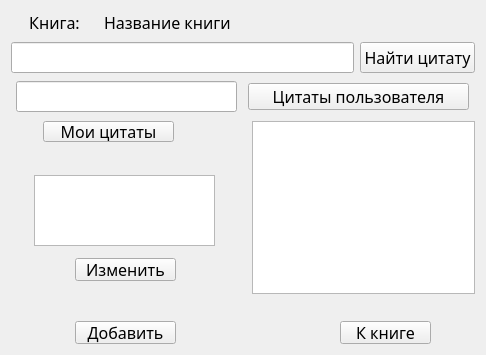
<?xml version="1.0" encoding="UTF-8"?>
<ui version="4.0">
 <class>Quotations</class>
 <widget class="QWidget" name="Quotations">
  <property name="geometry">
   <rect>
    <x>0</x>
    <y>0</y>
    <width>486</width>
    <height>355</height>
   </rect>
  </property>
  <property name="minimumSize">
   <size>
    <width>486</width>
    <height>355</height>
   </size>
  </property>
  <property name="windowTitle">
   <string>Form</string>
  </property>
  <layout class="QGridLayout" name="gridLayout">
   <item row="0" column="0">
    <layout class="QHBoxLayout" name="horizontalLayout_11">
     <item>
      <spacer name="horizontalSpacer_16">
       <property name="orientation">
        <enum>Qt::Horizontal</enum>
       </property>
       <property name="sizeHint" stdset="0">
        <size>
         <width>40</width>
         <height>20</height>
        </size>
       </property>
      </spacer>
     </item>
     <item>
      <layout class="QVBoxLayout" name="verticalLayout_8">
       <item>
        <spacer name="verticalSpacer_10">
         <property name="orientation">
          <enum>Qt::Vertical</enum>
         </property>
         <property name="sizeHint" stdset="0">
          <size>
           <width>20</width>
           <height>40</height>
          </size>
         </property>
        </spacer>
       </item>
       <item>
        <layout class="QVBoxLayout" name="verticalLayout_7">
         <item>
          <layout class="QHBoxLayout" name="horizontalLayout">
           <item>
            <widget class="QLabel" name="label">
             <property name="font">
              <font>
               <family>Segoe Script</family>
               <pointsize>12</pointsize>
              </font>
             </property>
             <property name="text">
              <string>Книга:</string>
             </property>
             <property name="alignment">
              <set>Qt::AlignCenter</set>
             </property>
            </widget>
           </item>
           <item>
            <widget class="QLabel" name="book_name">
             <property name="minimumSize">
              <size>
               <width>371</width>
               <height>20</height>
              </size>
             </property>
             <property name="font">
              <font>
               <family>Segoe Script</family>
               <pointsize>12</pointsize>
              </font>
             </property>
             <property name="text">
              <string>Название книги</string>
             </property>
            </widget>
           </item>
          </layout>
         </item>
         <item>
          <spacer name="verticalSpacer_9">
           <property name="orientation">
            <enum>Qt::Vertical</enum>
           </property>
           <property name="sizeHint" stdset="0">
            <size>
             <width>20</width>
             <height>40</height>
            </size>
           </property>
          </spacer>
         </item>
         <item>
          <layout class="QHBoxLayout" name="horizontalLayout_2">
           <item>
            <widget class="QLineEdit" name="lineQuote">
             <property name="font">
              <font>
               <family>Segoe Script</family>
               <pointsize>12</pointsize>
              </font>
             </property>
            </widget>
           </item>
           <item>
            <widget class="QPushButton" name="findQuote">
             <property name="maximumSize">
              <size>
               <width>154</width>
               <height>33</height>
              </size>
             </property>
             <property name="font">
              <font>
               <family>Segoe Script</family>
               <pointsize>12</pointsize>
              </font>
             </property>
             <property name="text">
              <string>Найти цитату</string>
             </property>
            </widget>
           </item>
          </layout>
         </item>
         <item>
          <spacer name="verticalSpacer_8">
           <property name="orientation">
            <enum>Qt::Vertical</enum>
           </property>
           <property name="sizeHint" stdset="0">
            <size>
             <width>20</width>
             <height>40</height>
            </size>
           </property>
          </spacer>
         </item>
         <item>
          <layout class="QHBoxLayout" name="horizontalLayout_3">
           <item>
            <widget class="QLineEdit" name="lineUser">
             <property name="minimumSize">
              <size>
               <width>221</width>
               <height>31</height>
              </size>
             </property>
             <property name="maximumSize">
              <size>
               <width>221</width>
               <height>31</height>
              </size>
             </property>
             <property name="font">
              <font>
               <pointsize>12</pointsize>
              </font>
             </property>
            </widget>
           </item>
           <item>
            <widget class="QPushButton" name="findUser">
             <property name="minimumSize">
              <size>
               <width>221</width>
               <height>27</height>
              </size>
             </property>
             <property name="maximumSize">
              <size>
               <width>221</width>
               <height>27</height>
              </size>
             </property>
             <property name="font">
              <font>
               <family>Segoe Script</family>
               <pointsize>12</pointsize>
              </font>
             </property>
             <property name="text">
              <string>Цитаты пользователя</string>
             </property>
            </widget>
           </item>
          </layout>
         </item>
         <item>
          <spacer name="verticalSpacer_7">
           <property name="orientation">
            <enum>Qt::Vertical</enum>
           </property>
           <property name="sizeHint" stdset="0">
            <size>
             <width>20</width>
             <height>40</height>
            </size>
           </property>
          </spacer>
         </item>
         <item>
          <layout class="QHBoxLayout" name="horizontalLayout_10">
           <item>
            <layout class="QVBoxLayout" name="verticalLayout_6">
             <item>
              <layout class="QHBoxLayout" name="horizontalLayout_9">
               <item>
                <spacer name="horizontalSpacer_12">
                 <property name="orientation">
                  <enum>Qt::Horizontal</enum>
                 </property>
                 <property name="sizeHint" stdset="0">
                  <size>
                   <width>40</width>
                   <height>20</height>
                  </size>
                 </property>
                </spacer>
               </item>
               <item>
                <widget class="QPushButton" name="My_Quote">
                 <property name="minimumSize">
                  <size>
                   <width>131</width>
                   <height>21</height>
                  </size>
                 </property>
                 <property name="maximumSize">
                  <size>
                   <width>131</width>
                   <height>31</height>
                  </size>
                 </property>
                 <property name="font">
                  <font>
                   <family>Segoe Script</family>
                   <pointsize>12</pointsize>
                  </font>
                 </property>
                 <property name="text">
                  <string>Мои цитаты</string>
                 </property>
                </widget>
               </item>
               <item>
                <spacer name="horizontalSpacer_13">
                 <property name="orientation">
                  <enum>Qt::Horizontal</enum>
                 </property>
                 <property name="sizeHint" stdset="0">
                  <size>
                   <width>40</width>
                   <height>20</height>
                  </size>
                 </property>
                </spacer>
               </item>
               <item>
                <spacer name="horizontalSpacer_14">
                 <property name="orientation">
                  <enum>Qt::Horizontal</enum>
                 </property>
                 <property name="sizeHint" stdset="0">
                  <size>
                   <width>40</width>
                   <height>20</height>
                  </size>
                 </property>
                </spacer>
               </item>
              </layout>
             </item>
             <item>
              <spacer name="verticalSpacer_6">
               <property name="orientation">
                <enum>Qt::Vertical</enum>
               </property>
               <property name="sizeHint" stdset="0">
                <size>
                 <width>20</width>
                 <height>40</height>
                </size>
               </property>
              </spacer>
             </item>
             <item>
              <layout class="QVBoxLayout" name="verticalLayout_2">
               <item>
                <layout class="QHBoxLayout" name="horizontalLayout_5">
                 <item>
                  <spacer name="horizontalSpacer_3">
                   <property name="orientation">
                    <enum>Qt::Horizontal</enum>
                   </property>
                   <property name="sizeHint" stdset="0">
                    <size>
                     <width>40</width>
                     <height>20</height>
                    </size>
                   </property>
                  </spacer>
                 </item>
                 <item>
                  <widget class="QTextBrowser" name="textQuote">
                   <property name="minimumSize">
                    <size>
                     <width>181</width>
                     <height>71</height>
                    </size>
                   </property>
                   <property name="maximumSize">
                    <size>
                     <width>181</width>
                     <height>71</height>
                    </size>
                   </property>
                  </widget>
                 </item>
                 <item>
                  <spacer name="horizontalSpacer_4">
                   <property name="orientation">
                    <enum>Qt::Horizontal</enum>
                   </property>
                   <property name="sizeHint" stdset="0">
                    <size>
                     <width>40</width>
                     <height>20</height>
                    </size>
                   </property>
                  </spacer>
                 </item>
                </layout>
               </item>
               <item>
                <spacer name="verticalSpacer_2">
                 <property name="orientation">
                  <enum>Qt::Vertical</enum>
                 </property>
                 <property name="sizeHint" stdset="0">
                  <size>
                   <width>14</width>
                   <height>13</height>
                  </size>
                 </property>
                </spacer>
               </item>
               <item>
                <layout class="QHBoxLayout" name="horizontalLayout_4">
                 <item>
                  <spacer name="horizontalSpacer">
                   <property name="orientation">
                    <enum>Qt::Horizontal</enum>
                   </property>
                   <property name="sizeHint" stdset="0">
                    <size>
                     <width>40</width>
                     <height>20</height>
                    </size>
                   </property>
                  </spacer>
                 </item>
                 <item>
                  <layout class="QVBoxLayout" name="verticalLayout">
                   <item>
                    <widget class="QPushButton" name="Chenge_Quote">
                     <property name="minimumSize">
                      <size>
                       <width>101</width>
                       <height>23</height>
                      </size>
                     </property>
                     <property name="maximumSize">
                      <size>
                       <width>101</width>
                       <height>23</height>
                      </size>
                     </property>
                     <property name="font">
                      <font>
                       <family>Segoe Script</family>
                       <pointsize>12</pointsize>
                      </font>
                     </property>
                     <property name="text">
                      <string>Изменить</string>
                     </property>
                    </widget>
                   </item>
                   <item>
                    <spacer name="verticalSpacer">
                     <property name="orientation">
                      <enum>Qt::Vertical</enum>
                     </property>
                     <property name="sizeHint" stdset="0">
                      <size>
                       <width>20</width>
                       <height>40</height>
                      </size>
                     </property>
                    </spacer>
                   </item>
                   <item>
                    <widget class="QPushButton" name="Add">
                     <property name="enabled">
                      <bool>true</bool>
                     </property>
                     <property name="minimumSize">
                      <size>
                       <width>101</width>
                       <height>23</height>
                      </size>
                     </property>
                     <property name="maximumSize">
                      <size>
                       <width>101</width>
                       <height>23</height>
                      </size>
                     </property>
                     <property name="font">
                      <font>
                       <family>Segoe Script</family>
                       <pointsize>12</pointsize>
                      </font>
                     </property>
                     <property name="text">
                      <string>Добавить</string>
                     </property>
                    </widget>
                   </item>
                  </layout>
                 </item>
                 <item>
                  <spacer name="horizontalSpacer_2">
                   <property name="orientation">
                    <enum>Qt::Horizontal</enum>
                   </property>
                   <property name="sizeHint" stdset="0">
                    <size>
                     <width>40</width>
                     <height>20</height>
                    </size>
                   </property>
                  </spacer>
                 </item>
                </layout>
               </item>
              </layout>
             </item>
            </layout>
           </item>
           <item>
            <spacer name="horizontalSpacer_15">
             <property name="orientation">
              <enum>Qt::Horizontal</enum>
             </property>
             <property name="sizeHint" stdset="0">
              <size>
               <width>40</width>
               <height>20</height>
              </size>
             </property>
            </spacer>
           </item>
           <item>
            <layout class="QVBoxLayout" name="verticalLayout_3">
             <item>
              <widget class="QTableView" name="tableView"/>
             </item>
             <item>
              <spacer name="verticalSpacer_3">
               <property name="orientation">
                <enum>Qt::Vertical</enum>
               </property>
               <property name="sizeHint" stdset="0">
                <size>
                 <width>20</width>
                 <height>40</height>
                </size>
               </property>
              </spacer>
             </item>
             <item>
              <layout class="QHBoxLayout" name="horizontalLayout_6">
               <item>
                <spacer name="horizontalSpacer_5">
                 <property name="orientation">
                  <enum>Qt::Horizontal</enum>
                 </property>
                 <property name="sizeHint" stdset="0">
                  <size>
                   <width>40</width>
                   <height>20</height>
                  </size>
                 </property>
                </spacer>
               </item>
               <item>
                <spacer name="horizontalSpacer_6">
                 <property name="orientation">
                  <enum>Qt::Horizontal</enum>
                 </property>
                 <property name="sizeHint" stdset="0">
                  <size>
                   <width>40</width>
                   <height>20</height>
                  </size>
                 </property>
                </spacer>
               </item>
               <item>
                <widget class="QPushButton" name="Book">
                 <property name="minimumSize">
                  <size>
                   <width>91</width>
                   <height>23</height>
                  </size>
                 </property>
                 <property name="maximumSize">
                  <size>
                   <width>91</width>
                   <height>23</height>
                  </size>
                 </property>
                 <property name="font">
                  <font>
                   <family>Segoe Script</family>
                   <pointsize>12</pointsize>
                  </font>
                 </property>
                 <property name="text">
                  <string>К книге</string>
                 </property>
                </widget>
               </item>
               <item>
                <spacer name="horizontalSpacer_7">
                 <property name="orientation">
                  <enum>Qt::Horizontal</enum>
                 </property>
                 <property name="sizeHint" stdset="0">
                  <size>
                   <width>40</width>
                   <height>20</height>
                  </size>
                 </property>
                </spacer>
               </item>
              </layout>
             </item>
            </layout>
           </item>
          </layout>
         </item>
        </layout>
       </item>
       <item>
        <spacer name="verticalSpacer_11">
         <property name="orientation">
          <enum>Qt::Vertical</enum>
         </property>
         <property name="sizeHint" stdset="0">
          <size>
           <width>20</width>
           <height>40</height>
          </size>
         </property>
        </spacer>
       </item>
      </layout>
     </item>
     <item>
      <spacer name="horizontalSpacer_17">
       <property name="orientation">
        <enum>Qt::Horizontal</enum>
       </property>
       <property name="sizeHint" stdset="0">
        <size>
         <width>40</width>
         <height>20</height>
        </size>
       </property>
      </spacer>
     </item>
    </layout>
   </item>
  </layout>
  <zorder>layoutWidget</zorder>
  <zorder>Book</zorder>
  <zorder>tableView</zorder>
  <zorder>layoutWidget_2</zorder>
  <zorder>textQuote</zorder>
  <zorder>My_Quote</zorder>
  <zorder>Chenge_Quote</zorder>
  <zorder>layoutWidget</zorder>
  <zorder>Add</zorder>
  <zorder>verticalSpacer</zorder>
  <zorder>verticalSpacer_2</zorder>
  <zorder>horizontalSpacer</zorder>
  <zorder>horizontalSpacer_2</zorder>
  <zorder>horizontalSpacer_3</zorder>
  <zorder>horizontalSpacer_4</zorder>
  <zorder>horizontalSpacer_5</zorder>
  <zorder>horizontalSpacer_6</zorder>
  <zorder>horizontalSpacer_7</zorder>
  <zorder>verticalSpacer_3</zorder>
  <zorder>horizontalSpacer_12</zorder>
  <zorder>horizontalSpacer_13</zorder>
  <zorder>horizontalSpacer_14</zorder>
  <zorder>verticalSpacer_6</zorder>
  <zorder>horizontalSpacer_15</zorder>
  <zorder>verticalSpacer_7</zorder>
  <zorder></zorder>
  <zorder>verticalSpacer_8</zorder>
  <zorder>verticalSpacer_9</zorder>
  <zorder>verticalSpacer_10</zorder>
  <zorder>verticalSpacer_11</zorder>
  <zorder>horizontalSpacer_16</zorder>
  <zorder>horizontalSpacer_17</zorder>
 </widget>
 <resources/>
 <connections/>
</ui>
